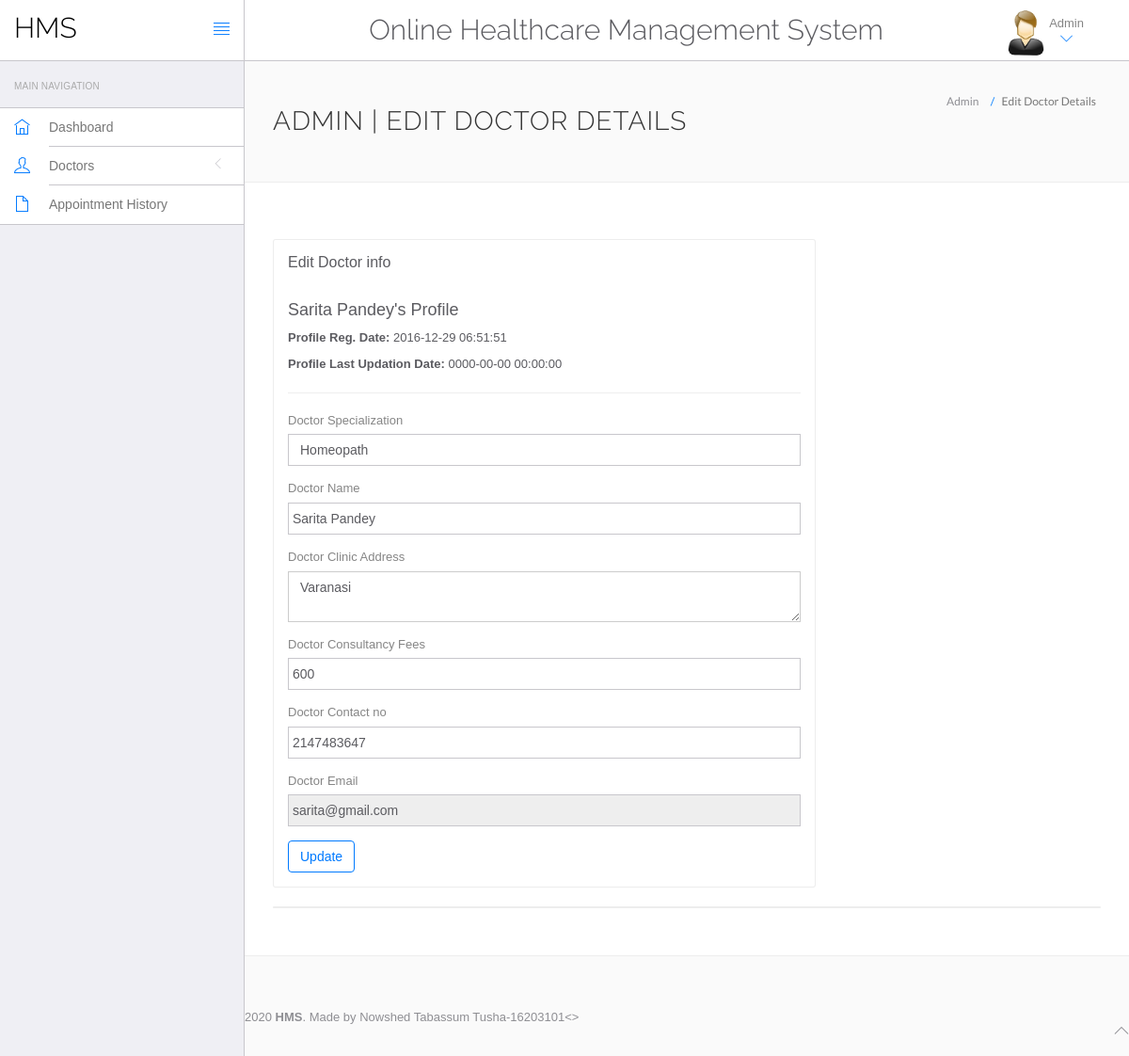
The page /hms/admin/edit-doctor.php?id=2 (signed in) on the database its author committed.
### tables this page shows
CREATE TABLE `doctors` (
  `id` int(11) NOT NULL,
  `specilization` varchar(255) DEFAULT NULL,
  `doctorName` varchar(255) DEFAULT NULL,
  `address` longtext DEFAULT NULL,
  `docFees` varchar(255) DEFAULT NULL,
  `contactno` bigint(11) DEFAULT NULL,
  `docEmail` varchar(255) DEFAULT NULL,
  `password` varchar(255) DEFAULT NULL,
  `creationDate` timestamp NULL DEFAULT current_timestamp(),
  `updationDate` timestamp NULL DEFAULT NULL ON UPDATE current_timestamp()
);

### hms/admin/edit-doctor.php (the view, shortened to what this page needs)
<?php
include('include/config.php');
$did=intval($_GET['id']);
?>
<!DOCTYPE html>
<html lang="en">
	<head>
		<link rel="stylesheet" href="vendor/bootstrap/css/bootstrap.min.css">
		<link rel="stylesheet" href="vendor/fontawesome/css/font-awesome.min.css">
		<link rel="stylesheet" href="vendor/themify-icons/themify-icons.min.css">
		<link href="vendor/animate.css/animate.min.css" rel="stylesheet" media="screen">
		<link href="vendor/perfect-scrollbar/perfect-scrollbar.min.css" rel="stylesheet" media="screen">
		<link href="vendor/switchery/switchery.min.css" rel="stylesheet" media="screen">
		<link href="vendor/bootstrap-touchspin/jquery.bootstrap-touchspin.min.css" rel="stylesheet" media="screen">
		<link href="vendor/select2/select2.min.css" rel="stylesheet" media="screen">
		<link href="vendor/bootstrap-datepicker/bootstrap-datepicker3.standalone.min.css" rel="stylesheet" media="screen">
		<link href="vendor/bootstrap-timepicker/bootstrap-timepicker.min.css" rel="stylesheet" media="screen">
		<link rel="stylesheet" href="assets/css/styles.css">
		<link rel="stylesheet" href="assets/css/plugins.css">
		<link rel="stylesheet" href="assets/css/themes/theme-1.css" id="skin_color" />
	</head>
	<body>
		<div id="app">
<?php include('include/sidebar.php');?>
			<div class="app-content">
						<?php include('include/header.php');?>
				<div class="main-content" >
					<div class="wrap-content container" id="container">
						<section id="page-title">
							<div class="row">
								<div class="col-sm-8">
									<h1 class="mainTitle">Admin | Edit Doctor Details</h1>
																	</div>
								<ol class="breadcrumb">
									<li>
										<span>Admin</span>
									</li>
									<li class="active">
										<span>Edit Doctor Details</span>
									</li>
								</ol>
							</div>
						</section>
						<div class="container-fluid container-fullw bg-white">
							<div class="row">
								<div class="col-md-12">
									<div class="row margin-top-30">
										<div class="col-lg-8 col-md-12">
											<div class="panel panel-white">
												<div class="panel-heading">
													<h5 class="panel-title">Edit Doctor info</h5>
												</div>
												<div class="panel-body">
									<?php $sql=mysqli_query($con,"select * from doctors where id='$did'");
while($data=mysqli_fetch_array($sql))
{
?>
<h4><?php echo htmlentities($data['doctorName']);?>'s Profile</h4>
<p><b>Profile Reg. Date: </b><?php echo htmlentities($data['creationDate']);?></p>
<?php if($data['updationDate']){?>
<p><b>Profile Last Updation Date: </b><?php echo htmlentities($data['updationDate']);?></p>
<?php } ?>
<hr />
													<form role="form" name="adddoc" method="post" onSubmit="return valid();">
														<div class="form-group">
															<label for="DoctorSpecialization">
																Doctor Specialization
															</label>
							<select name="Doctorspecialization" class="form-control" required="required">
					<option value="<?php echo htmlentities($data['specilization']);?>">
					<?php echo htmlentities($data['specilization']);?></option>
															</select>
														</div>
<div class="form-group">
															<label for="doctorname">
																 Doctor Name
															</label>
	<input type="text" name="docname" class="form-control" value="<?php echo htmlentities($data['doctorName']);?>" >
														</div>
<div class="form-group">
															<label for="address">
																 Doctor Clinic Address
															</label>
					<textarea name="clinicaddress" class="form-control"><?php echo htmlentities($data['address']);?></textarea>
														</div>
<div class="form-group">
															<label for="fess">
																 Doctor Consultancy Fees
															</label>
		<input type="text" name="docfees" class="form-control" required="required"  value="<?php echo htmlentities($data['docFees']);?>" >
														</div>
<div class="form-group">
									<label for="fess">
																 Doctor Contact no
															</label>
					<input type="text" name="doccontact" class="form-control" required="required"  value="<?php echo htmlentities($data['contactno']);?>">
														</div>
<div class="form-group">
									<label for="fess">
																 Doctor Email
															</label>
					<input type="email" name="docemail" class="form-control"  readonly="readonly"  value="<?php echo htmlentities($data['docEmail']);?>">
														</div>
														<?php } ?>
														<button type="submit" name="submit" class="btn btn-o btn-primary">
															Update
														</button>
													</form>
												</div>
											</div>
										</div>
											</div>
										</div>
									<div class="col-lg-12 col-md-12">
											<div class="panel panel-white">
											</div>
										</div>
									</div>
								</div>
							</div>
						</div>
					</div>
				</div>
	<?php include('include/footer.php');?>
			<>
	</body>
</html>

### hms/admin/assets/css/themes/theme-1.css (style rules this page uses)
body { background: #FAFAFA; }

### rows shown on the page
doctors: doctorName "Sarita Pandey", creationDate "2016-12-29 06:51:51", updationDate "0000-00-00 00:00:00", Doctorspecialization "Homeopath", docname "Sarita Pandey", clinicaddress "Varanasi", docfees "600", doccontact "2147483647", docemail "sarita@gmail.com"
